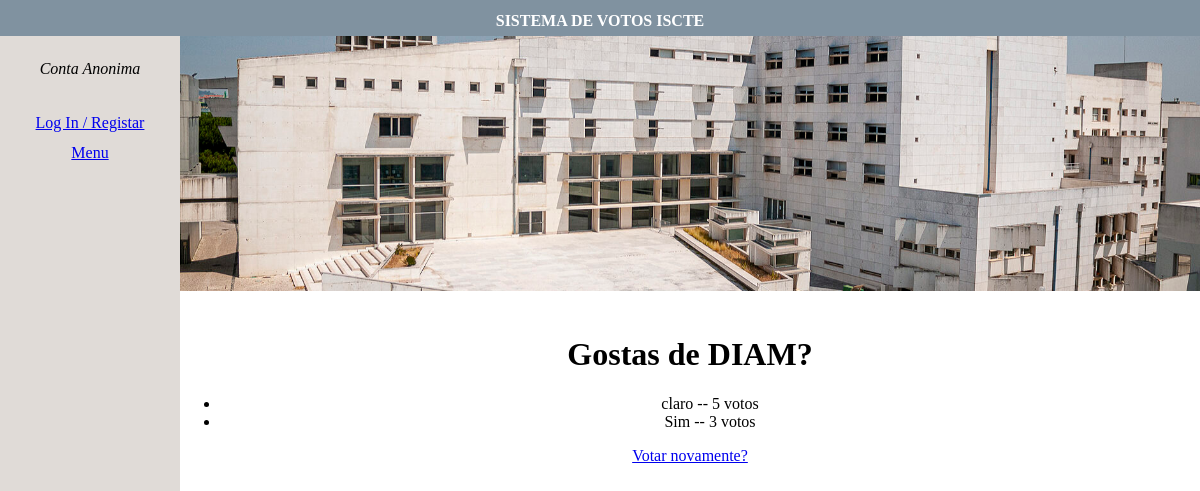
/votacao/19/resultados, run on the app's committed database.
### votacao/models.py (models this page shows, shortened)
class Questao(models.Model):
     questao_texto = models.CharField(max_length=200)
     pub_data = models.DateTimeField('data de publicacao')

class Opcao(models.Model):
     questao = models.ForeignKey(Questao,on_delete=models.CASCADE)
     opcao_texto = models.CharField(max_length=200)
     votos = models.IntegerField(default=0)

### votacao/views.py (the view)
# urls.py: path('<int:questao_id>/resultados', views.resultados, name='resultados'),
def resultados(request, questao_id):
 questao = get_object_or_404(Questao, pk=questao_id)
 return render(request,'votacao/resultados.html',{'questao': questao})

### votacao/templates/votacao/resultados.html
{% extends "./index.html" %}
{% block conteudo %}
<h1>{{ questao.questao_texto }}</h1>
<ul>
    {% for opcao in questao.opcao_set.all %}
     <li>{{ opcao.opcao_texto }} -- {{ opcao.votos }} voto{{ opcao.votos|pluralize }}</li>
    {% endfor %}
</ul>
{% endblock %}
{% block opcoes %}
<a href="{% url 'votacao:detalhe' questao.id %}">Votar novamente?</a>
{% endblock %}

### votacao/static/votacao/css/style.css (style rules this page uses)
body { margin:0; text-align: center; }

### data on the page
Questao: questao_texto "Gostas de DIAM?"
Opcao: opcao_texto "claro", votos "5"
Opcao: opcao_texto "Sim", votos "3"
